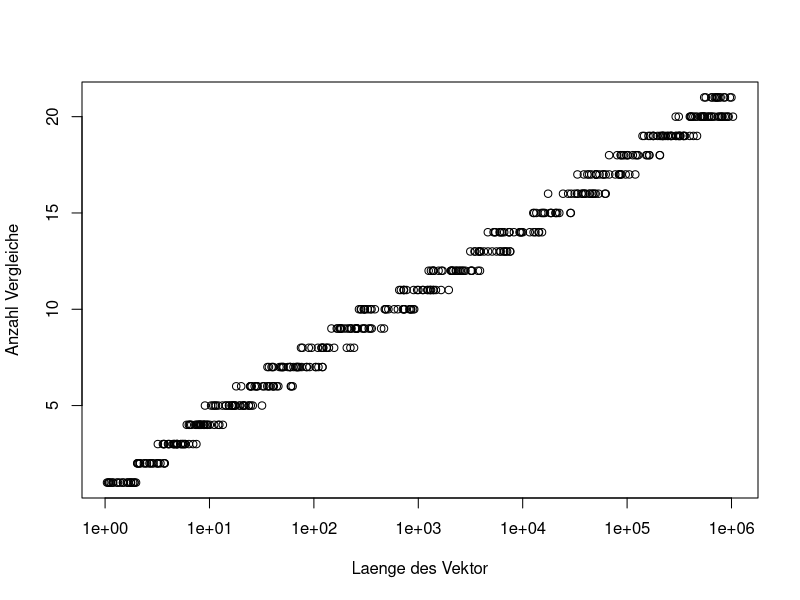
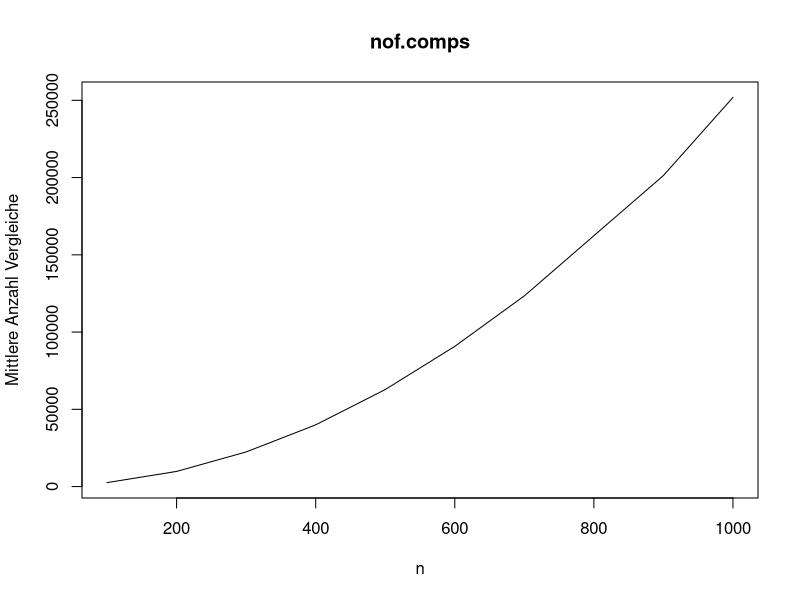
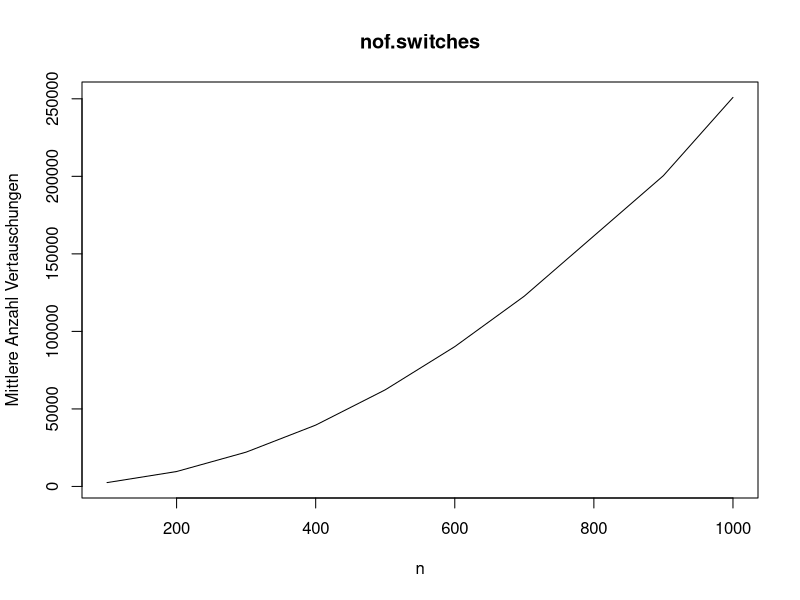
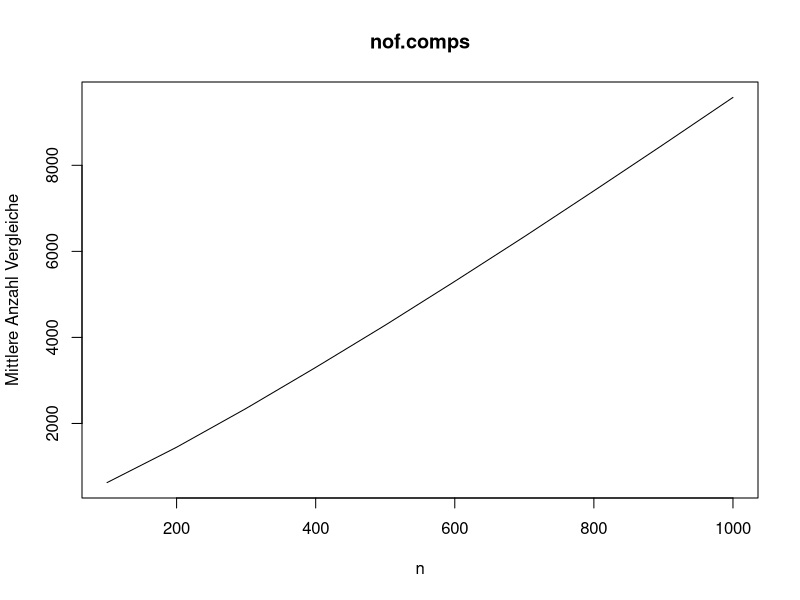
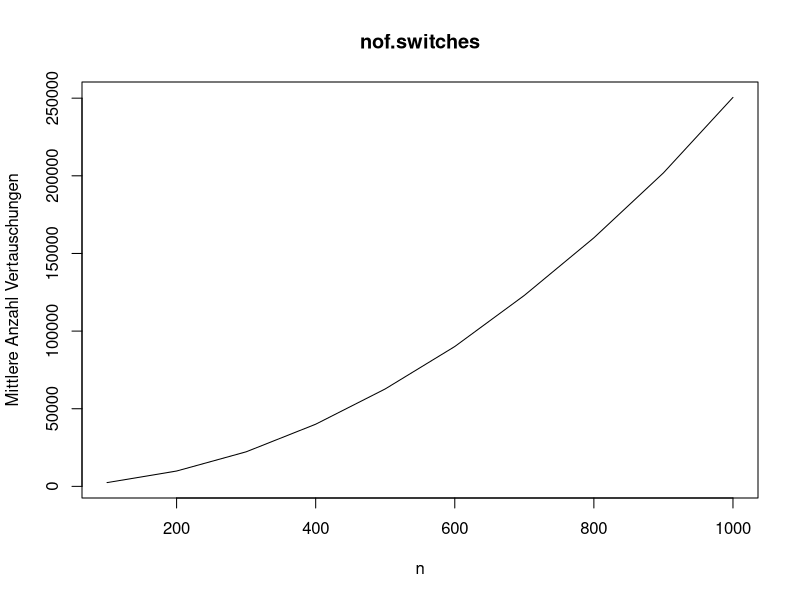

Here is the R script that generated these plots, in order:
library(testthat)
library(microbenchmark)

set.seed(1234)

## Aufgabe 1

## a)

quickSortRek <- function(a) {
  
  if (length(a) < 2)
    return(a)
  
  smaller <- a[1] >= a
  c(Recall(a[smaller][-1]), a[1], Recall(a[!smaller]))
}


## b)

quickSortIt <- function(a) {
  # Rekursionsstacks initialisieren
  l.stack <- 1
  r.stack <- length(a)
  # Zaehler, wo auf dem Stack wir uns befinden
  i <- 0
  
  # Solange wir den Stack noch nicht abgearbeitet haben
  while (i < length(l.stack)) {
    # Stackzaehler erhoehen
    i <- i + 1
    
    # l und r vom Stack holen
    l <- l.stack[i]
    r <- r.stack[i]
    
    # Rekursionabbruch
    if (r - l < 1)
      next
    
    # Pivot ziehen, ich nehme mal immer k
    pivot <- sample(l:r, 1)
    
    # Quicksort Vertauschungen: alles kleine nach links, das grosse nach rechts
    while (l != r) {
      while (a[l] <= a[pivot] & l < pivot) {
        l <- l + 1
      }
      while (a[r] > a[pivot] & r > pivot) {
        r <- r - 1
      }
      a[c(l, r)] <- a[c(r, l)]
      if (l == pivot)
        pivot <- r
      else if (r == pivot)
        pivot <- l
    }
    
    # Rekursion: lege die naechsten Aufrufe auf den Stack
    l.stack <- c(l.stack, l.stack[i], pivot + 1)
    r.stack <- c(r.stack, pivot - 1, r.stack[i])
  }
  return(a)
}


microbenchmark(quickSortRek(sample(5000)))
microbenchmark(quickSortIt(sample(5000)))

# Rekursiv ist dann doch schneller. Weil bei der Rekursion R den ganzen
# Verwaltungsaufwand fuer uns uebernimmt, was deutlich besser ist als es
# selbst zu machen.


## Aufgabe 2:

## a) und b)

# binarySearch - Bestimmt Position, an der ein Element in einen sortierten Vektor
#                 eingefuegt wird
#
# Input
#  X - Numerischer Vektor, sortiert, in den eingefuegt werden soll
#  x - Numerischer Vektor der Laenge 1, soll eingefuegt werden
# Output
#  Benannte Liste mit den Elementen
#    result - Hinter welcher Position muss x eingefuegt werden
#    n.cmps - Anzahl benoetigter Vergleiche


binarySearch <- function(X, x) {
  # Rekursionsanfang 1: Bei leerem Vektor nach dem 0. Element einfuegen
  if(length(X) == 0L){
    return(list(result = 0L, n.cmps = 0L))
  }
  
  # Rekursionsanfang 2: Bei Laenge 1 entweder vor oder hinter dem Element einfuegen
  if(length(X) == 1L) {
    if(x < X) {
      return(list(result = 0L, n.cmps = 1L))
    } else {
      return(list(result = 1L, n.cmps = 1L)) 
    }
  }
  
  # Bestimme das mittlere Element
  m <- floor(length(X) / 2)
  
  # Entscheide ob Rekursion in linke oder rechte Haelfte
  if(x < X[m]) {
    rec.res <- binarySearch(X[seq_len(m)], x)
    return(list(
      result = rec.res$result,
      n.cmps = 1 + rec.res$n.cmps
    ))
  } else {
    rec.res <- binarySearch(X[(m + 1):length(X)], x)
    return(list(
      result = m + rec.res$result,
      n.cmps = 1 + rec.res$n.cmps
    ))
  }
}

testBinarySearch <- function() {
  for(i in c(5, 10, 50, 100, 200)) {
    for(j in 1:20) {
      # Erzeuge zufaellige Datensituation
      vec <- sort(runif(i))
      val <- runif(1)
      res <- binarySearch(vec, val)
      # Wenn val ganz Vorne steht muessen alle groesser sein
      if (res$result == 0) {
        expect_true(all(vec > val))
      } else {
        # Ansonsten muss der Vorgaegner kleiner sein
        expect_true(vec[res$result] < val)
      }
      # Wenn val ganz Hinten steht muessen alle kleiner sein
      if (res$result == i) {
        expect_true(all(vec < val))
      } else {
        # Ansonsten muss der Nachfolger groesser sein
        expect_true(vec[res$result + 1] > val)
      }
    }
  }
  # Spezialfaelle: 
  test.case1 <- binarySearch(c(), 1)
  test.case2 <- binarySearch(2, 1)
  test.case3 <- binarySearch(c(1, 2, 2, 3), 2)
  
  expect_equal(test.case1$result, 0)
  expect_equal(test.case1$n.cmps, 0)
  expect_equal(test.case2$result, 0)
  expect_equal(test.case2$n.cmps, 1)
  expect_equal(test.case3$result, 3)
  expect_equal(test.case3$n.cmps, 3)
}
testBinarySearch()

makePlot <- function() {
  ns <- 2^(sort(runif(500, 0, 20)))
  res <- sapply(ns, function(n) binarySearch(runif(n), runif(1))$n.cmps)
  plot(ns, res, log = "x", xlab = "Laenge des Vektor", ylab = "Anzahl Vergleiche")
}

makePlot()
# Treppenfunktion, bei der die einzelnen Treppenstufen sich ueberlappen.
# Bei Logarthmierter x-Achse offensichtlich linearer Anstieg, Blick auf die
# Zahlen bestaetigt die Theorie

# c) und d) s. PDF



## Aufgabe 3: 


# a) s. PDF

# b) und c)

## insertionSort - Sorting function using the Insertion-Sort algorithm
##
## How to count comparisons and switches?
##   comparisons: Every time the head of the while-loop is executed a comparison 
##     is performed. So increase it by 1. If (i != 0) we make one additional
##     comparison, so add one for this case.
##  switches: We simply have to count how many elements had to switch their
##     place with a[j] in each iteration of the for loop. If i = 0 after the
##     while-loop, all elements had to, resulting in (j - 1) switches.
##     For i = 1 the most left element did not switch with a[j], so we have
#      (j - 1 - 1) switches, and so on. So we have (j - i - 1) switches in each
##     for-loop.
##
## Input:
##   a - numeric vector
##
## Output: a named list
##   - sorted.vec: numeric vector - the sorted vector
##   - nof.comps: integer - the number of comparisons
##   - nof.switches: integer - the number of switches

insertionSort <- function(a) {
  
  ## parameter checks
  stopifnot(is.numeric(a), is.vector(a))
  
  n <- length(a)
  ## counter for comparisons and switches
  comps <- 0
  switches <- 0
  
  ## special case
  if(n <= 1L)
    return(list(sorted.vec = a, nof.comps = 0, nof.switches = 0))
  
  for(j in 2:n) {
    tmp <- a[j]
    i <- j - 1
    while(i > 0 && a[i] > tmp) {
      comps <- comps + 1
      a[i + 1] <- a[i]
      i <- i - 1
    }
    
    if(i != 0)
      comps <- comps + 1
    a[i + 1] <- tmp
    switches <- switches + j - i - 1
  }
  
  return(list(sorted.vec = a, nof.comps = comps, nof.switches = switches))
}


## Alternative:
##
## InsertionSort - Sorting function using the Insertion-Sort algorithm
##
## How to count comparisons and switches?
##   comparisons: One comparison is performed in each while-step even if no
##     switch follows. So, for every j we can count how often the while-loop,
##     is executed. However, if it's not executed, we have to add 1 anyway.
##  switches: We simply have to count how many elements had to switch their
##     place with a[j] in each iteration of the for loop. This happens each
##     time the while-loop is executed, so you can simply increase by 1 here.
##
## Input:
##   a - numeric vector
##
## Output: a named list
##   - sorted.vec: numeric vector - the sorted vector
##   - nof.comps: integer - the number of comparisons
##   - nof.switches: integer - the number of switches

InsertionSort <- function(a) {
  
  ## parameter checks
  stopifnot(is.numeric(a), is.vector(a))
  
  n <- length(a)
  ## counter for comparisons and switches
  comps <- numeric(n - 1)
  switches <- 0
  
  ## special case
  if(n <= 1L)
    return(list(sorted.vec = a, nof.comps = 0, nof.switches = 0))
  
  for(j in 2:n) {
    tmp <- a[j]
    i <- j - 1
    while(i > 0 && a[i] > tmp) {
      comps[j - 1] <- comps[j - 1] + 1
      switches <- switches + 1
      a[i + 1] <- a[i]
      i <- i - 1
    }
    a[i + 1] <- tmp
    ## one comparison is performed in each while-step even if no switch follows
    if(comps[j - 1] < j - 1) comps[j - 1] <- comps[j - 1] + 1
  }
  
  return(list(sorted.vec = a, nof.comps = sum(comps), nof.switches = switches))
}


## testsortingFunction - Tests
## Here we use the testthat-package to have a nice testing environment
testsortingFunction <- function(sortingFunction) {
  test_that("Random Vectors", {
    set.seed(1273)
    expect_false(is.unsorted(sortingFunction(sample(100L))$sorted.vec))
    expect_false(is.unsorted(sortingFunction(sample(100L))$sorted.vec))
    expect_false(is.unsorted(sortingFunction(sample(500L))$sorted.vec))
    expect_false(is.unsorted(sortingFunction(sample(500L))$sorted.vec))
    expect_false(is.unsorted(sortingFunction(sample(1000L))$sorted.vec))
    expect_false(is.unsorted(sortingFunction(runif(1000L))$sorted.vec))
    expect_false(is.unsorted(sortingFunction(runif(1000L))$sorted.vec))
  })
  
  test_that("Special Vectors", {
    expect_false(is.unsorted(sortingFunction(1)$sorted.vec))
    expect_equal(sortingFunction(1)$nof.comps, 0)
    expect_equal(sortingFunction(1)$nof.switches, 0)
    expect_false(is.unsorted(sortingFunction(1:100)$sorted.vec))
    expect_equal(sortingFunction(1:100)$nof.switches, 0)
    # expect_equal(sortingFunction(1:100)$nof.comps, 99)
    expect_false(is.unsorted(sortingFunction(100:1)$sorted.vec))
    expect_false(is.unsorted(sortingFunction(rep(1L, 100L))$sorted.vec))
  })
}

testsortingFunction(insertionSort)
testsortingFunction(InsertionSort)

## d) 


## mseq - small helper to create an integer-sequenz from lower to upper
## this overcomes the behavior of R's :-Operator to convert 1:0 into
## the vector [1 0]. Instead here we want 1:0 to be an empty vector
mSeq <- function(lower, upper) {
  if(upper >= lower)
    return(lower:upper)
  else
    return(c())
}

## InsertionSort - Sorting function using the Insertion-Sort algorithm with 
##                  binary search
##
## Input:
##   x - numeric vector
##
## Output: a named list
##   - sorted.vec: numeric vector - the sorted vector
##   - nof.comps: integer - the number of comparisons
##   - nof.switches: integer - the number of switches
insertionSort2 <- function(x) {
  
  ## parameter checks
  stopifnot(is.numeric(x), is.vector(x))
  
  n <- length(x)
  if(n <= 1L)
    return(list(sorted.vec = x, nof.comps = 0, nof.switches = 0))
  
  nof.comps <- 0
  nof.switches <- 0
  
  for(i in 1:(n-1)) {
    # find position to insert x[i+1]:
    tmp <- binarySearch(X = x[1:i], x = x[i+1])
    
    # insert x[i+1] at correct position: 
    x[1:(i+1)] <- c(x[mSeq(1, tmp$result)], x[i+1], x[mSeq(tmp$result+1, i)])
    
    # add number of comparisons from binary search: 
    nof.comps <- nof.comps + tmp$n.cmps
    
    # number of switches = number of elements between new position of x[i+1] and
    # old position i+1:
    nof.switches <- nof.switches + i - tmp$result
  }
  return(list(sorted.vec = x, nof.comps = nof.comps, nof.switches = nof.switches))
}
testsortingFunction(insertionSort2)

## d)

## Laufzeitstudie

## Sort - Sortiert mit einem Sortieralgorithmus 'algo' 10 Vektoren
##        einer festen Laenge 'n' und gibt die mittlere Laufzeit zurueck

count <- function(ns, times, sortingFunction) {
  sapply(ns, function(n)
    rowMeans(replicate(times,
                       unlist(sortingFunction(sample(n))[c("nof.comps", "nof.switches")])
    ))
  )
}


## Grafische Darstellung fuer einen Vektor von ns
visualize <- function(ns, times, sortingFunction) {
  res <- count(ns, times, sortingFunction)
  plot(ns, res[1, ], type = "l",
       ylab = "Mittlere Anzahl Vergleiche", xlab = "n", main = "nof.comps")
  plot(ns, res[2, ], type = "l",
       ylab = "Mittlere Anzahl Vertauschungen", xlab = "n", main = "nof.switches")
  return(res)
}

res_InsertionSort <- visualize(ns = seq(100, 1000, by = 100), times = 10, insertionSort)
# We see: It's quadratic! O(n^2) for both switches and comparisons
res_InsertionSort2 <- visualize(ns = seq(100, 1000, by = 100), times = 10, insertionSort2)
# We see: It's still quadratic, O(n^2), for switches, but the number of comparisons 
# looks nearly linear
